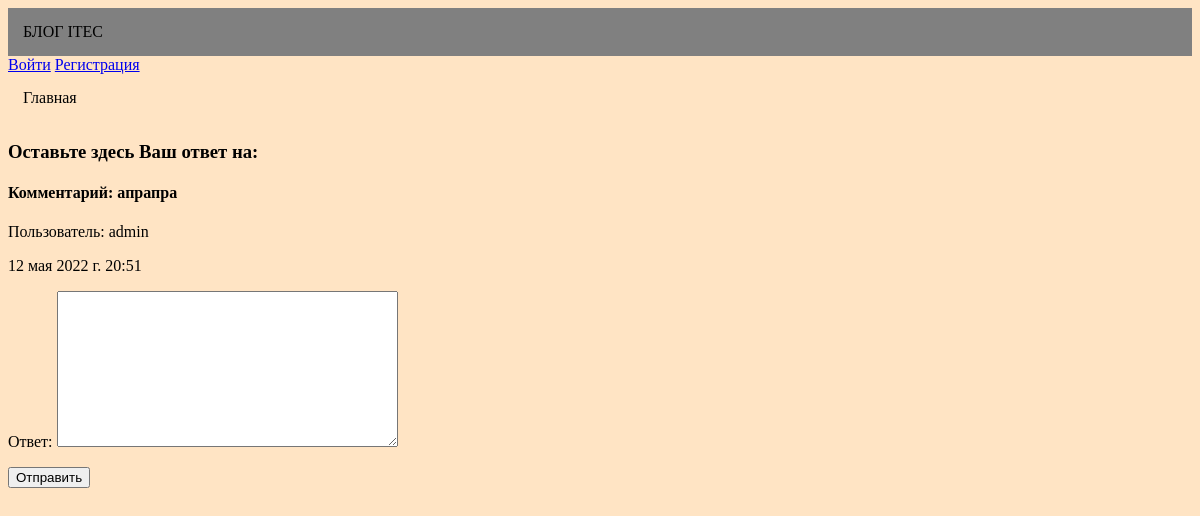
Page /answer_comment/1 on the earlier database version.
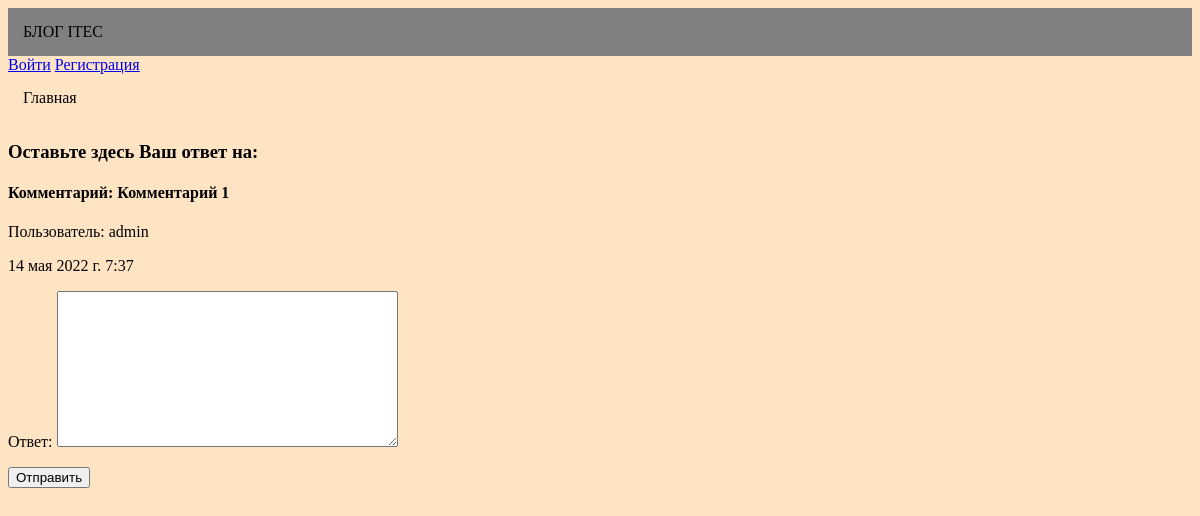
Same page on the later database version.
### main/models.py (models this page shows, shortened)
class Comment(models.Model):
    post = models.ForeignKey('Post', on_delete=models.CASCADE, verbose_name='Новость')
    user = models.ForeignKey(settings.AUTH_USER_MODEL, on_delete=models.CASCADE, verbose_name='Пользователь')
    date_created = models.DateTimeField(auto_now_add=True, verbose_name='Дата создания')
    text = models.TextField(verbose_name='Оставить свой комментарий')
    is_publish = models.BooleanField(default=False, verbose_name='Опубликовать на сайте')
    class Meta:
        ordering = ['-is_publish', 'date_created']
        verbose_name = 'Комментарий'
        verbose_name_plural = 'Комментарии'

### account/models.py (models this page shows)
class BlogUser(AbstractUser):
    send_message = models.BooleanField(default=True, verbose_name='Получать сообщения на электронную почту о новых постах')

### main/views.py (the view)
# urls.py: path('answer_comment/<int:id>', answer_comment, name="answer_comment"),
def answer_comment(request, id):
    form = AnswerCommentForm()
    comment = Comment.objects.get(id=id)
    if request.user.username:
        user = BlogUser.objects.get(username=request.user.username)
        if request.method == 'POST':
            answer_comment = AnswerComment(text=request.POST.get("text"), comment_id=id, user=user)
            answer_comment.save()
            return render(request, 'success_add_comment.html')
    context = {'form': form, 'comment': comment}
    return render(request, "answer_comment.html", context)

### main/forms.py
class AnswerCommentForm(forms.ModelForm):
    class Meta:
        model = AnswerComment
        fields = ['text']

### main/templates/answer_comment.html (shortened to what this page needs)
{% extends "start_page.html" %}
{% block content %}
<p><h3> Оставьте здесь Ваш ответ на:</h3></p>
    <p><h4>Комментарий: {{ comment.text }}</h4></p>
        <p>Пользователь: {{ comment.user }}</p>
        <p>{{ comment.date_created }}</p>
    <form action="" method="post">
        {{form.as_p}}
        <button> Отправить</button>
    </form>
{% endblock %}

Differences in the rows shown:
changed Comment "admin": text "апрапра" → "Комментарий 1"; date_created "12 мая 2022 г. 20:51" → "14 мая 2022 г. 7:37"
